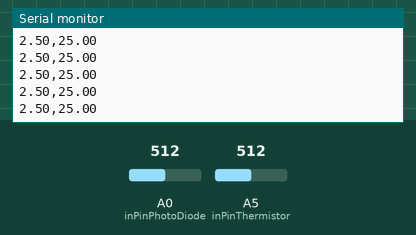
Simulated run of this sketch. Board: Arduino Uno, built with avr-gcc and run on an emulated ATmega328P. Parts: the last lines printed to the serial monitor. The test bench sets the inputs (shaded band); at power-on: A5 (inPinThermistor) = 512, A0 (inPinPhotoDiode) = 512.

Above: at 1.2 s.
1.3 s: A5 (inPinThermistor) set to 0
At 1.32 s:
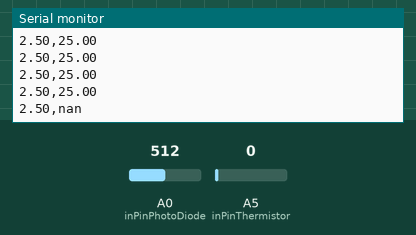
3.2 s: A0 (inPinPhotoDiode) set to 716
At 3.24 s:
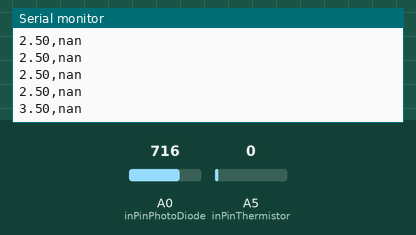
4.7 s: A5 (inPinThermistor) set to 122
At 4.76 s:
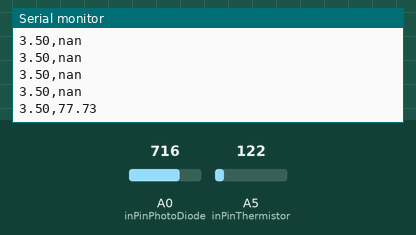
6.2 s: A0 (inPinPhotoDiode) set to 900
At 6.28 s:
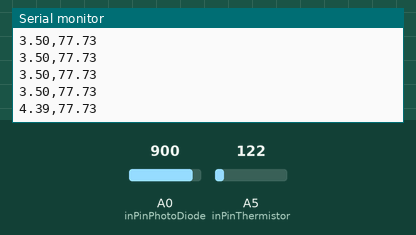
Timing chart, 0 to 8.7 s (numbered marks = the images above; inputs shaded):
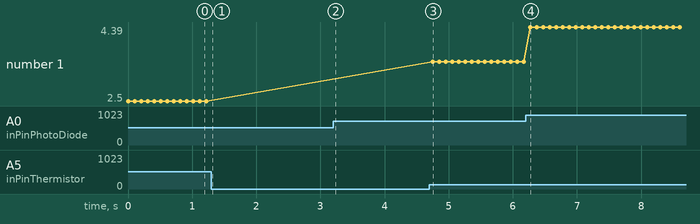

The sketch:

photodiode_resistor.ino
```cpp
#define inPinPhotoDiode 0
#define inPinThermistor 5

double R1 = 10000.0; //resistance put in parallel
double V_IN = 5.0;

// Steinhart-Hart formula
double A = 1.129148e-3;
double B = 2.34125e-4;
double C = 8.76741e-8;
double K = 9.5; // mW/dec C – dissipation factor

double SteinhartHart(double R)
{
  // calculate temperature
  double logR  = log(R);
  double logR3 = logR * logR * logR;

  return 1.0 / (A + B * logR + C * logR3 );
}

void setup(void) {

  Serial.begin(9600);
}

void loop(void) {

  int pinRead0 = analogRead(inPinPhotoDiode);
  float V0 = pinRead0 / 1024.0 * V_IN;

  int pinRead5 = analogRead(inPinThermistor);
  float V5 = pinRead5 / 1024.0 * V_IN;

  //calculate resistance
  double R_th = ( R1 * V5 ) / ( V_IN - V5 );
  double Tkelvin = SteinhartHart(R_th) - V5*V5/(K * R_th);
  double Tcelsius = Tkelvin - 273.15;

/*
  Serial.print( "Photodiode volt = " );
  Serial.print( V0 );
  Serial.print( " / Thermistor volt = " );
  Serial.print( V5 );
  Serial.print( " / Temperature [C] = " );
  Serial.print( Tcelsius );
  Serial.println();
  */
  Serial.print( V0 );
  Serial.print( "," );
 // Serial.print( V5 );
 // Serial.print( "," );
  Serial.print( Tcelsius );
  Serial.println();

  delay(100);

}
```

Measured:
- after the input at 1.3 s, the serial monitor: prints a new line at once (image 1)
- after the input at 3.2 s, the serial monitor: prints a new line at once (image 2)
- after the input at 4.7 s, the serial monitor: prints a new line after 0.05 s (image 3)
- after the input at 6.2 s, the serial monitor: prints a new line after 0.07 s (image 4)
- plotted number 1: 3.5 → 4.39 after the input at 6.2 s
